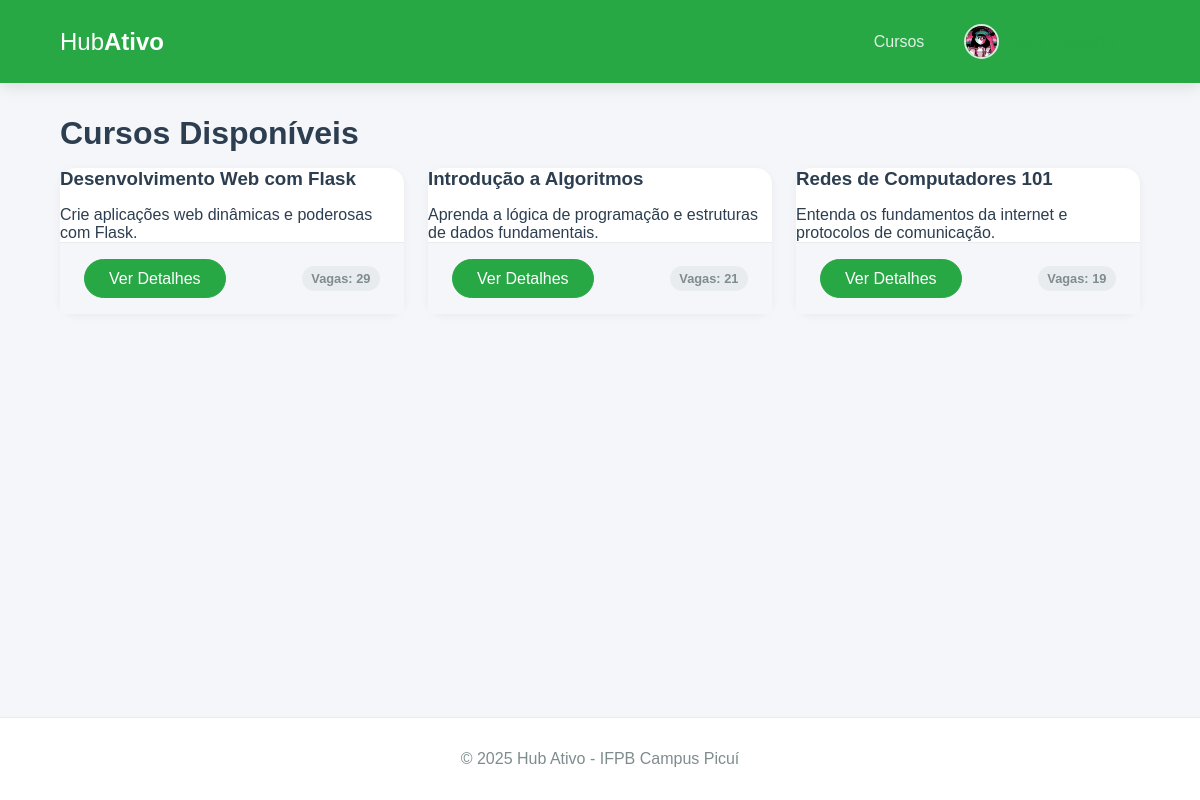
The app's page / (signed in) with its own data.
### app.py (models this page shows, shortened)
class User(db.Model):
    id = db.Column(db.Integer, primary_key=True)
    username = db.Column(db.String(12), unique=True, nullable=False) # Matrícula
    password_hash = db.Column(db.String(256), nullable=False)
    image_file = db.Column(db.String(100), nullable=False, default='default.jpg')
    cursos = db.relationship('Curso', secondary=inscricao_tabela, back_populates='alunos', lazy='dynamic')

class Curso(db.Model):
    id = db.Column(db.Integer, primary_key=True)
    titulo = db.Column(db.String(200), nullable=False)
    descricao = db.Column(db.Text, nullable=False)
    vagas = db.Column(db.Integer, nullable=False)
    alunos = db.relationship('User', secondary=inscricao_tabela, back_populates='cursos', lazy='dynamic')
    @property
    def vagas_restantes(self):
        return self.vagas - self.alunos.count()

### app.py (the view)
@app.route('/')
@login_required
def home():
    cursos = Curso.query.order_by(Curso.titulo).all()
    return render_template('lista_cursos.html', cursos=cursos)

### app.py (called while the page is built)
def login_required(f):
    @wraps(f)
    def decorated_function(*args, **kwargs):
        if 'user_id' not in session:
            flash('Você precisa possuir uma matricula para acessar esta página.', 'warning')
            return redirect(url_for('login'))
        return f(*args, **kwargs)
    return decorated_function

@app.context_processor
def inject_user_and_year():
    user = None
    if 'user_id' in session:
        user = User.query.get(session['user_id'])
    return dict(current_user_data=user, current_year=datetime.utcnow().year)

### templates/lista_cursos.html (shortened to what this page needs)
{% extends 'base.html' %}
{% block content %}
    <h1 class="page-header">Cursos Disponíveis</h1>
    <div class="course-grid">
        {% for curso in cursos %}
            <div class="card course-card">
                <h3>{{ curso.titulo }}</h3>
                <p class="text-muted">{{ curso.descricao|truncate(120) }}</p>
                <div class="card-footer">
                    <a href="{{ url_for('detalhe_curso', curso_id=curso.id) }}" class="btn">Ver Detalhes</a>
                    <span class="vagas-badge">Vagas: {{ curso.vagas_restantes }}</span>
                </div>
            </div>
        {% else %}
            <p>Nenhum Clube disponível no momento.</p>
        {% endfor %}
    </div>
{% endblock %}

### templates/base.html (shortened to what this page needs)
<!DOCTYPE html>
<html lang="pt-br">
<head>
    <link rel="stylesheet" href="{{ url_for('static', filename='css/style.css') }}">
</head>
<body>
    <header class="header">
        <div class="container">
            <nav class="navbar">
                <a class="navbar-brand" href="{{ url_for('home') if current_user_data else url_for('login') }}">
                    <strong>Hub</strong>Ativo
                </a>
                <div class="nav-links" id="nav-links">
                    {% if current_user_data %}
                        <a class="nav-item" href="{{ url_for('home') }}">Cursos</a>
                        <div class="nav-item user-menu">
                             <a class="user-menu-trigger" href="#">
                                <img src="{{ url_for('static', filename='profile_pics/' + current_user_data.image_file) }}" class="nav-profile-image">
                                <span>{{ current_user_data.username }}</span> ▼
                            </a>
                        </div>
                    {% else %}
                        <a href="{{ url_for('login') }}" class="nav-item">Entrar</a>
                        <a href="{{ url_for('register') }}" class="nav-item btn btn-outline">Registar</a>
                    {% endif %}
                </div>
            </nav>
        </div>
    </header>
    <main class="container">
        {% block content %}{% endblock %}
    </main>
    <footer class="footer">
        <p>&copy; {{ current_year }} Hub Ativo - IFPB Campus Picuí</p>
    </footer>
</body>
</html>

### static/css/style.css (style rules this page uses)
:root { --ifpb-green: #28a745; --ifpb-green-dark: #218838; --dark-text: #2c3e50; --light-text: #7f8c8d; --background-light: #f4f6f9; --surface-white: #ffffff; --border-color: #e9ecef; --font-family-base: 'Poppins', sans-serif; --shadow-sm: 0 2px 8px rgba(0,0,0,0.05); --shadow-md: 0 4px 15px rgba(0,0,0,0.1); }
* { box-sizing: border-box; margin: 0; padding: 0; }
html { height: 100%; }
body { font-family: var(--font-family-base); background-color: var(--background-light); color: var(--dark-text); display: flex; flex-direction: column; min-height: 100%; }
.container { width: 90%; max-width: 1140px; margin: 0 auto; }
main.container { flex-grow: 1; padding-top: 2rem; padding-bottom: 2rem; }
h1, h2, h3, h4 { font-weight: 600; color: var(--dark-text); margin-bottom: 1rem; }
a { color: var(--ifpb-green); text-decoration: none; transition: color 0.2s; }
.header { background-color: var(--ifpb-green); padding: 1rem 0; box-shadow: var(--shadow-md); position: sticky; top: 0; z-index: 100; }
.navbar { display: flex; justify-content: space-between; align-items: center; }
.navbar-brand { font-weight: 700; font-size: 1.5rem; color: var(--surface-white); }
.navbar-brand strong { font-weight: 400; }
.nav-links { display: flex; align-items: center; gap: 1.5rem; }
.nav-item { color: rgba(255, 255, 255, 0.85); font-weight: 500; padding: 0.5rem; }
.nav-profile-image { width: 35px; height: 35px; border-radius: 50%; margin-right: 10px; object-fit: cover; border: 2px solid rgba(255, 255, 255, 0.8); }
.user-menu { position: relative; }
.user-menu-trigger { display: flex; align-items: center; cursor: pointer; }
.card { background-color: var(--surface-white); border-radius: 1rem; box-shadow: var(--shadow-sm); transition: all 0.3s ease-in-out; display: flex; flex-direction: column; }
.card .card-footer { padding: 1rem 1.5rem; background-color: var(--background-light); border-top: 1px solid var(--border-color); display: flex; justify-content: space-between; align-items: center; }
.course-grid { display: grid; grid-template-columns: repeat(auto-fill, minmax(300px, 1fr)); gap: 1.5rem; }
.vagas-badge { background-color: var(--border-color); color: var(--light-text); padding: 0.3rem 0.6rem; border-radius: 50px; font-size: 0.8rem; font-weight: 600; }
.btn { background-color: var(--ifpb-green); border: 1px solid var(--ifpb-green); color: #fff; font-weight: 500; padding: 0.6rem 1.5rem; border-radius: 50px; transition: all 0.3s ease; cursor: pointer; text-align: center; }
.footer { padding: 2rem 0; background-color: var(--surface-white); text-align: center; margin-top: auto; border-top: 1px solid var(--border-color); }
.footer p { margin: 0; color: var(--light-text); }

### records on screen
User: image_file (picture)
Curso: titulo "Desenvolvimento Web com Flask", descricao "Crie aplicações web dinâmicas e poderosas com Flask.", vagas_restantes "29"
Curso: titulo "Introdução a Algoritmos", descricao "Aprenda a lógica de programação e estruturas de dados fundamentais.", vagas_restantes "21"
Curso: titulo "Redes de Computadores 101", descricao "Entenda os fundamentos da internet e protocolos de comunicação.", vagas_restantes "19"
